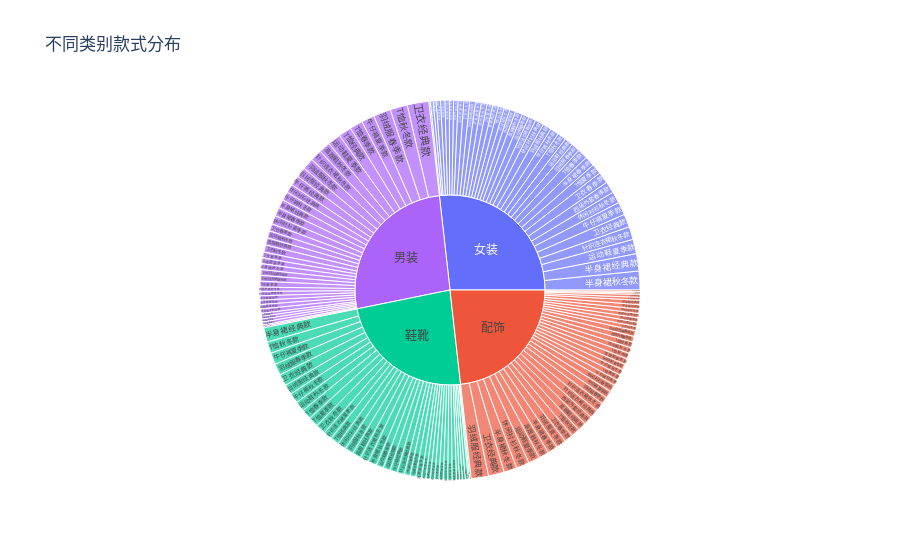

Source (notebook cell):
### Code cell
import plotly.express as px

fig = px.sunburst(
    sku_data_base,
    path=['category','name'],
    values=None,
    color='category',
    title="不同类别款式分布"
)
fig.show()

### Figure 1 — Plotly figure (JSON) as saved in the notebook; plotly's stock layout.template omitted (floating-point values rounded to 4 significant figures; data arrays with more than 128 entries replaced by an {"elided": "..."} marker saying what was removed)
{"data": [{"branchvalues": "total", "customdata": {"elided": "160x1 str values"}, "domain": {"x": [0, 1], "y": [0, 1]}, "hovertemplate": "labels=%{label}<br>count=%{value}<br>parent=%{parent}<br>id=%{id}<br>category=%{customdata[0]}<extra></extra>", "ids": {"elided": "160 str values"}, "labels": {"elided": "160 str values"}, "marker": {"colors": {"elided": "160 str values"}}, "name": "", "parents": {"elided": "160 str values"}, "type": "sunburst", "values": {"elided": "160 int values"}}], "layout": {"legend": {"tracegroupgap": 0}, "title": {"text": "不同类别款式分布"}}}
